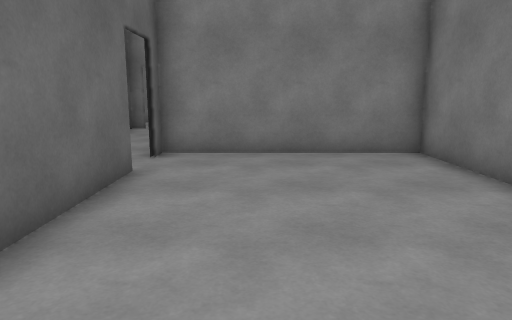
View 1 (above)

24 first-person views from a walk through a scene from a Unity 3-D project. The camera is 1.4 m above the floor, tilts 10° down and sees 70° across. The floor is counted in squares, 1 m on a side. Each view is taken from the middle of a square. On the plan, view 1 faces up. The plan holds only what a view shows up to about 16 squares ahead; the rest is blank. The place goes on beyond the plan. The player is left out. Some surface patterns are stand-ins.

View 2
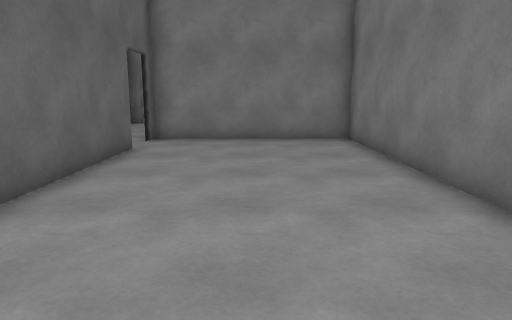

View 3
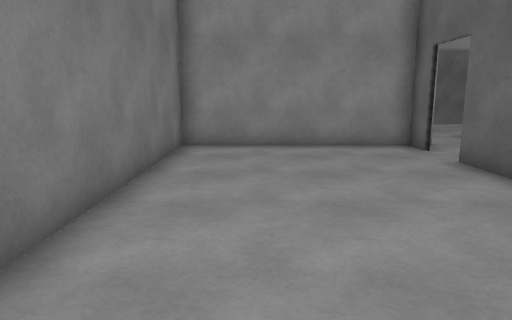

View 4
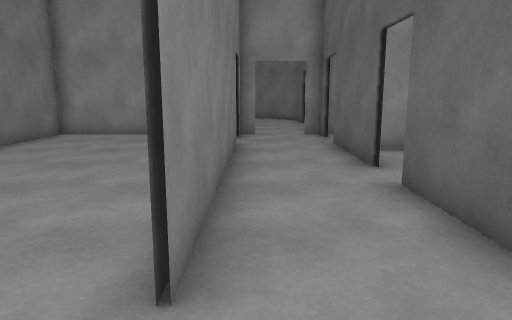

View 5
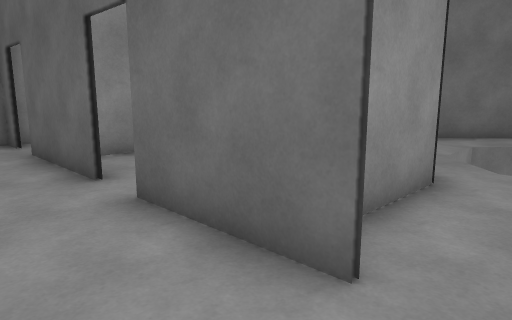

View 6
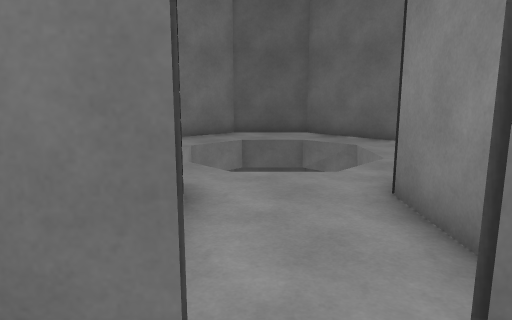

View 7
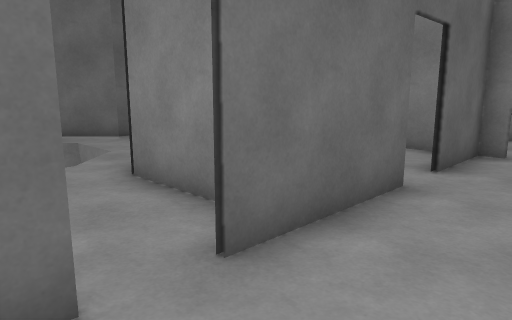

View 8
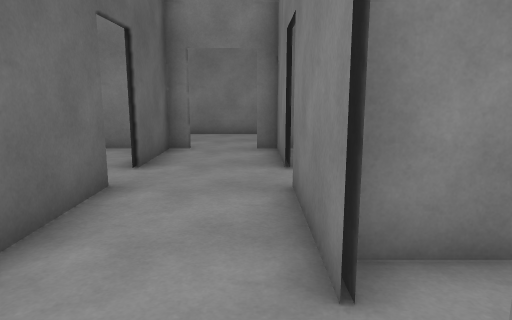

View 9
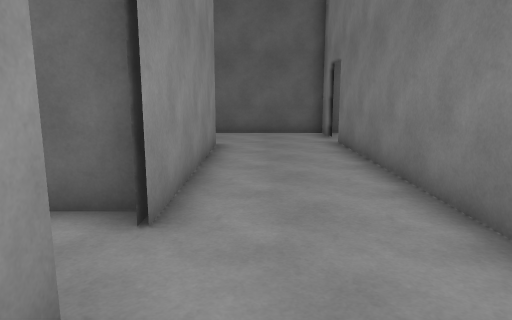

View 10
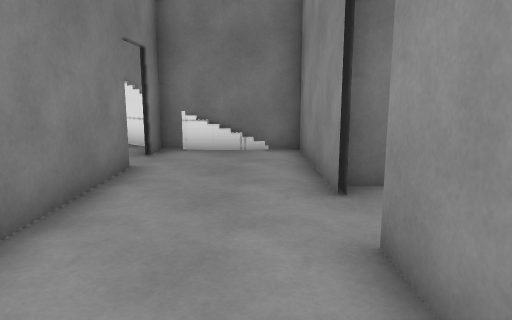

View 11
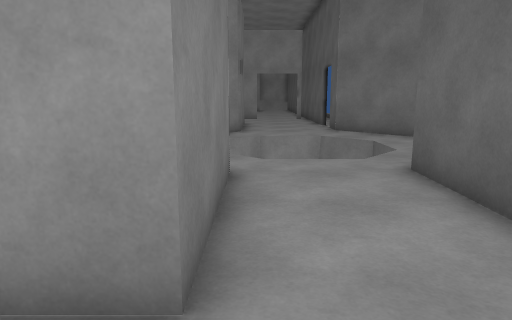

View 12
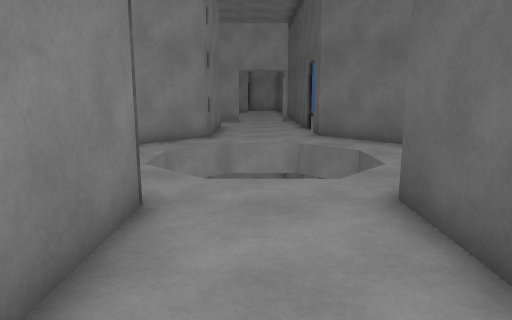

View 13
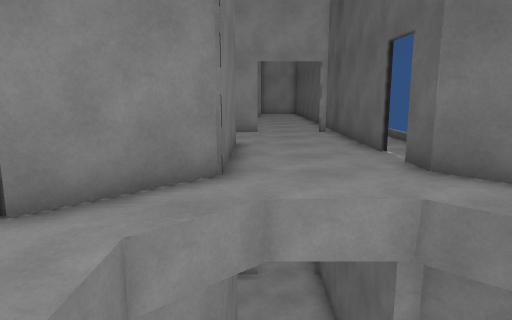

View 14
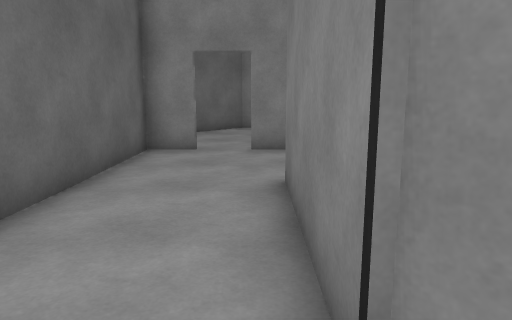

View 15
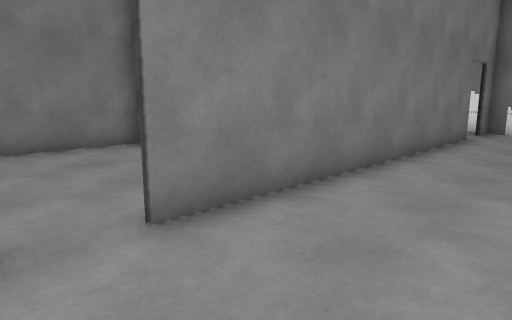

View 16
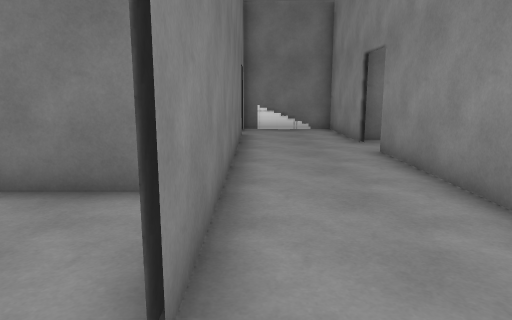

View 17
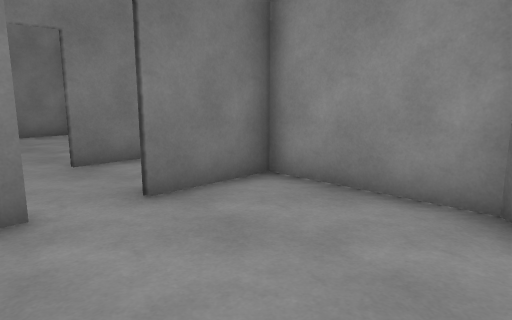

View 18
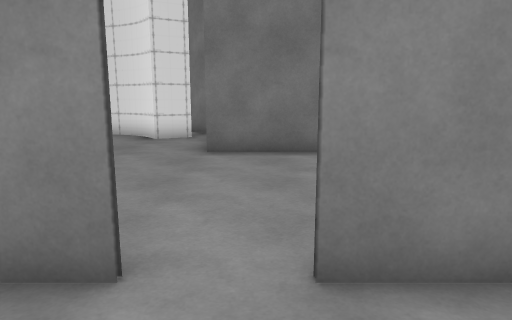

View 19
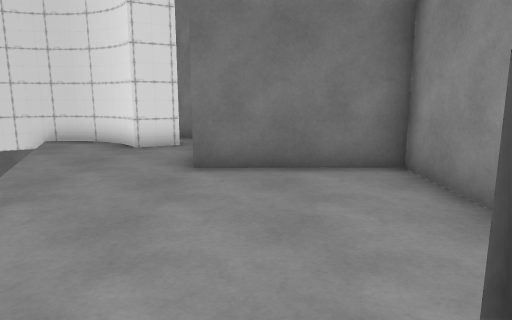

View 20
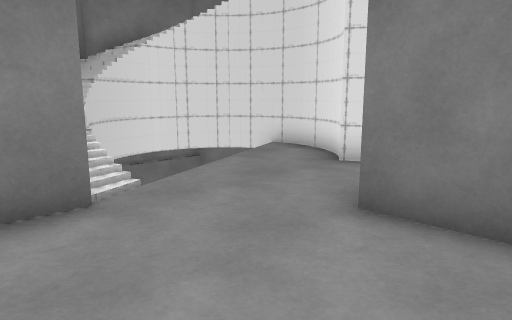

View 21
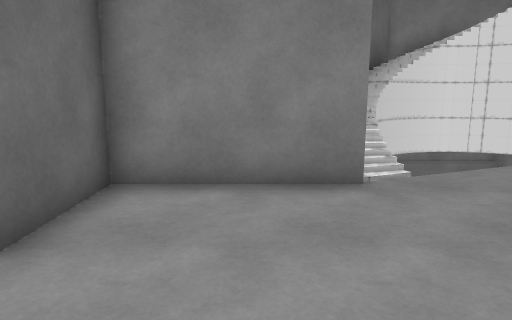

View 22
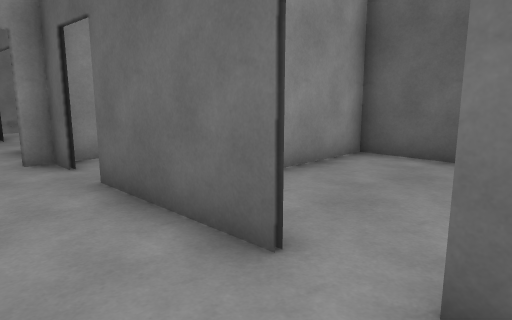

View 23
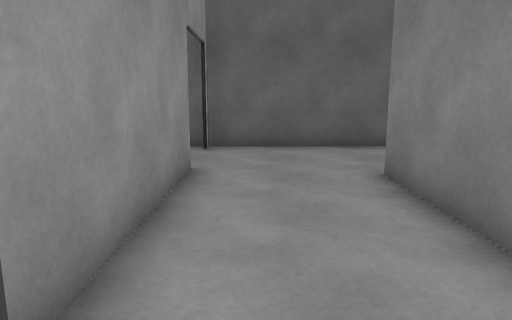

View 24
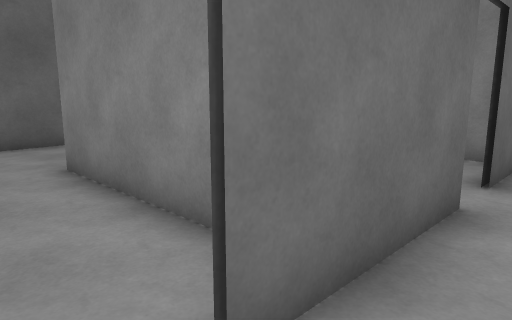

### Floor plan
Key: @ floor where view 1 was taken; # wall or solid block; . floor; v drop or lower ground.
Columns run from 17 left of view 1 to 8 right of it. Each row starts with its distance up from view 1.
 26    ######
 25   ##....
 24   #.....
 23    .....#
 22    .....#            ###
 21    .....#           #
 20   ##.############.###vv
 19   #................#v
 18   #................#v  vv
 17   #................#vv...#
 16   #...#######..#####....##
 15   #...#   ..#..#........##
 14   #...#.  ..#..#.........#
 13   #...#  ............#
 12   #...# .............#
 11  v#...#.....#..#.....#
 10 v##vv.  ....#..#.....#
  9 ##v  vv #####..#######
  8 #.    v.....#........#
  7 #.    v..............#
  6 #.v  v..#####..#.....#
  5 ##.vv..##  .#..#.....#
  4  ##...##   .#..#.....#
  3   #...#  ......#.....#
  2   ....#........#.....#
  1   #...#.....#..#.....#
  0   #...#.....#..#.@...#
 -1   #...#######..#.....#
 -2   #..................#
 -3   #..................#
 -4   #..########.########

Positions as (right, up) in squares from view 1, and headings:
1: (0, 0), facing up
2: (1, -3), facing up
3: (2, 6), facing down
4: (-3, 9), facing down
5: (-3, 8), facing down-left
6: (-4, 7), facing left
7: (-3, 6), facing up-left
8: (-3, 6), facing up
9: (-1, 17), facing left
10: (-8, 17), facing right
11: (-12, 18), facing down
12: (-13, 16), facing down
13: (-12, 10), facing down
14: (-12, 10), facing up
15: (-14, 16), facing up-right
16: (-14, 19), facing right
17: (-10, 14), facing down-right
18: (-5, 12), facing right
19: (-3, 12), facing right
20: (0, 11), facing up-right
21: (0, 10), facing up
22: (-3, 4), facing down-left
23: (-5, -3), facing left
24: (-4, -3), facing up-left
